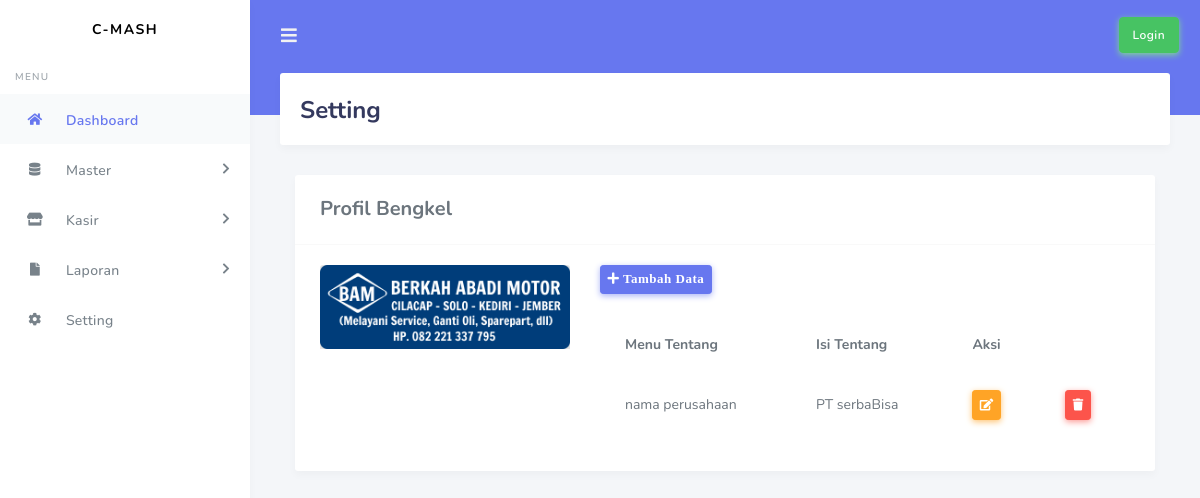
The app's page /index.php/tentang, older data.
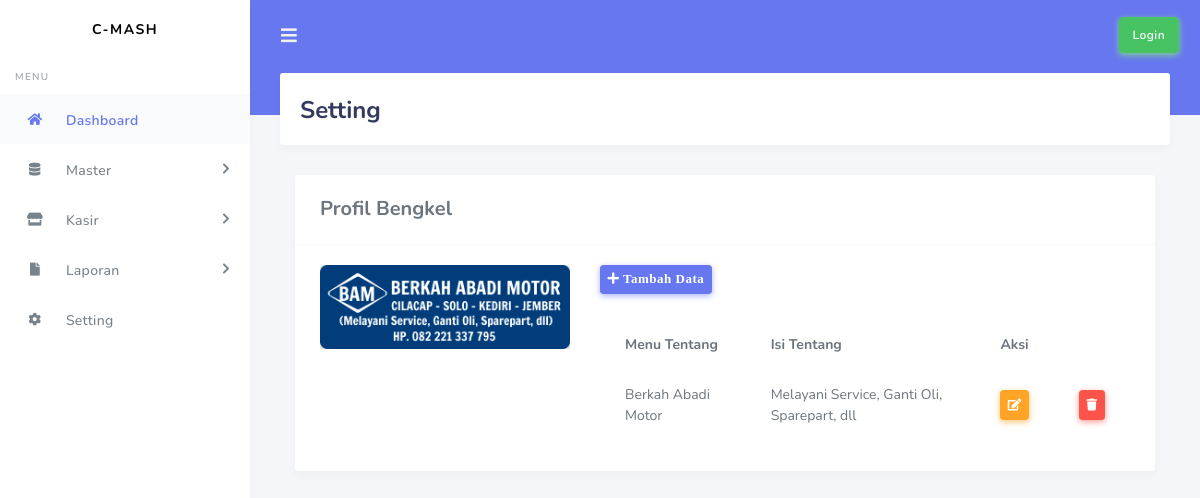
The same page, newer data.
### tables this page shows
CREATE TABLE `tb_tentang` (
  `idTentang` int NOT NULL,
  `menuTentang` varchar(50) NOT NULL,
  `deskripsi` varchar(100) NOT NULL
);

### application/controllers/Tentang.php (called while the page is built, shortened)
<?php
class Tentang extends CI_Controller
{
	public function __construct()
	{
			$this->load->model('ModelTentang');
	}
	public function index()
	{
		$data['tentang'] = $this->ModelTentang->showData()->result();
		$this->load->view("layout/templateAdmin");
		$this->load->view("admin/setting", $data);
	}
}

### index.php (called while the page is built, shortened)
<?php
require_once BASEPATH.'core/CodeIgniter.php';

### application/models/ModelTentang.php (called while the page is built, shortened)
<?php
class ModelTentang extends CI_Model
{
	public function showData()
	{
		return $this->db->get('tb_tentang');
	}
}

### application/views/admin/setting.php (the view, shortened to what this page needs)
<div class="main-content">
	<div class="container">
			<div class="row justify-content-center">
		<section class="section">
			<div class="section-header">
				<h1>Setting</h1>
			</div>
			<div class="section-body">
				<div class="container-fluid">
					<div class="card">
						<h5 class="card-header">Profil Bengkel</h5>
						<div class="card-body">
							<div class="row">
								<div class="col-md-4">
									<img src="<?php echo base_url('/assets/img/bengkel1.png') ?>" alt="" class="card-img-top">
								</div>
								<div class="col-md-8">
									<a href="<?php echo base_url().'Tentang/add'?>" class="btn btn-sm btn-primary"><i class="fas fa-plus fa-sm"> Tambah Data</i></a>
									<br>
									<br>
									<table class="table">
										<tr>
											<th>Menu Tentang</th>
											<th>Isi Tentang</th>
											<th colspan="3">Aksi</th>
										</tr>
										<?php foreach ($tentang as $ttg) : ?>
											<tr>
												<td><?php echo $ttg->menuTentang ?></td>
												<td><?php echo $ttg->deskripsi ?></td>
												<td><?php echo anchor('Tentang/edit/' . $ttg->idTentang, ' <div class="btn btn-warning btn-sm"><i class="fa fa-edit"></i></div>') ?></td>
												<td><?php echo anchor('Tentang/delete/' . $ttg->idTentang, '<div class="btn btn-danger btn-sm"><i class="fa fa-trash"></i></div>') ?></td>
											</tr>
										<?php endforeach; ?>
								</div>
							</div>
						</div>
					</div>
				</div>
			</div>
		</section>
	</div>
</div>

### application/views/layout/templateAdmin.php (shortened to what this page needs)
<!DOCTYPE html>
<html lang="en">
<head>
  <link rel="stylesheet" href="https://stackpath.bootstrapcdn.com/bootstrap/4.3.1/css/bootstrap.min.css">
  <link rel="stylesheet" href="https://use.fontawesome.com/releases/v5.7.2/css/all.css">
  <link rel="stylesheet" href="<?php echo base_url() ?>assets/css/style.css">
  <link rel="stylesheet" href="<?php echo base_url() ?>assets/css/components.css">
</head>
<body>
  <div id="app">
    <div class="main-wrapper">
      <div class="navbar-bg"></div>
      <nav class="navbar navbar-expand-lg main-navbar">
        <form class="form-inline mr-auto">
          <ul class="navbar-nav mr-3">
            <li><a href="#" data-toggle="sidebar" class="nav-link nav-link-lg"><i class="fas fa-bars"></i></a></li>
          </ul>
        </form>
        <ul class="nav navbar-nav navbar-right">
          <?php
          if ($this->session->userdata('username')) { ?>
            <ul class="navbar-nav navbar-right">
              <li class="dropdown"><a href="#" data-toggle="dropdown" class="nav-link dropdown-toggle nav-link-lg nav-link-user">
                  <img alt="image" src="<?php echo base_url() ?>assets/img/avatar/avatar-1.png" class="rounded-circle mr-1">
                  <div class="d-sm-none d-lg-inline-block">Hi, <?php echo $this->session->userdata('username') ?></div>
                </a>
                <div class="dropdown-menu dropdown-menu-right">
									<a href="<?= site_url('Profile') ?>" class="dropdown-item has-icon">
                    <i class="far fa-user"></i> Profile
                  </a>
                  <div class="dropdown-divider"></div>
                  <?php echo anchor('auth/logout', '<div class="dropdown-item has-icon">
                          <i class="fas fa-sign-out-alt"></i> Logout
                      </div>'); ?>
                </div>
              </li>
            </ul>
          <?php } else { ?>
            <li><?php echo anchor('auth/login', '<div class="btn btn-md-3 btn-success ml-5">Login</div>') ?></li>
          <?php } ?>
        </ul>
      </nav>
      <div class="main-sidebar">
        <aside id="sidebar-wrapper">
          <div class="sidebar-brand">
            <a href="<?php echo base_url('/') ?>">C-Mash</a>
          </div>
          <ul class="sidebar-menu">
            <li class="menu-header">MENU</li>
            <li class="active"><a class="nav-link" href="<?php echo base_url('Dashboard') ?>"><i class="fas fa-home"></i> <span>Dashboard</span></a></li>
            <li class="nav-item dropdown">
              <a href="#" class="nav-link has-dropdown" data-toggle="dropdown"><i class="fas fa-database"></i> <span>Master</span></a>
            </li>
            <li class="nav-item dropdown">
              <a href="#" class="nav-link has-dropdown" data-toggle="dropdown"><i class="fas fa-store"></i> <span>Kasir</span></a>
            </li>
            <li class="nav-item dropdown">
              <a href="#" class="nav-link has-dropdown" data-toggle="dropdown"><i class="fas fa-file"></i> <span>Laporan</span></a>
            </li>
            <li><a href="<?php echo base_url() . 'Tentang'?>"><i class="fas fa-cog"></i><span>Setting</span></a></li>
          </ul>
        </aside>
      </div>
    </div>
  </div>
</body>
</html>

Row changes from the older to the newer data that the page shows:
removed tb_tentang: menuTentang "nama perusahaan", deskripsi "PT serbaBisa"
added tb_tentang: menuTentang "Berkah Abadi Motor", deskripsi "Melayani Service, Ganti Oli, Sparepart, dll"
